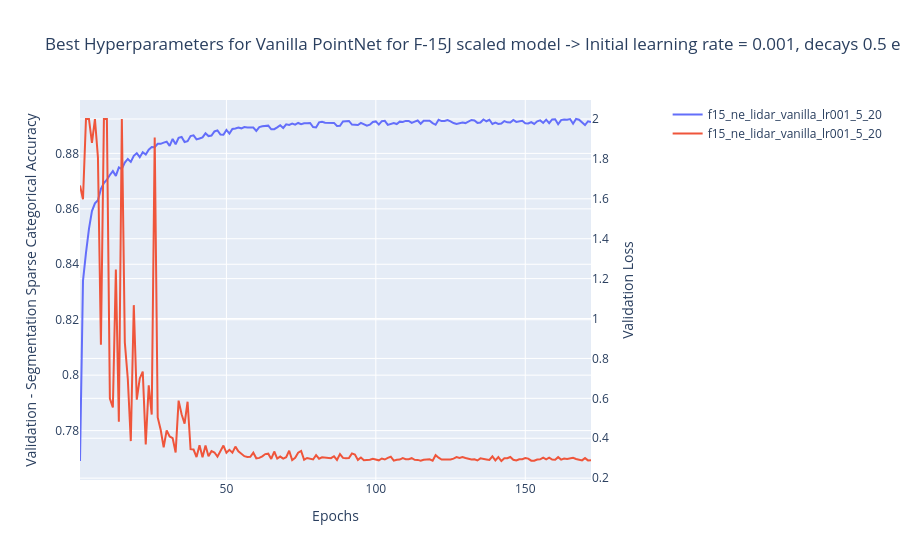

Notebook source saved alongside this figure:
### Code cell
MODEL_ROOT = "D:/models/hyperparameter_search/f15_scaled/"

plot = LinePlot( title = f'Best Hyperparameters for Vanilla PointNet for F-15J scaled model -> Initial learning rate = 0.001, decays 0.5 every 20 epochs || Validation Segmentation Accuracy -> 0.990',
                x_axis_title = 'Epochs',
                y1_axis_title = 'Validation - Segmentation Sparse Categorical Accuracy',
                y2_axis_title = 'Validation Loss' )

models: dict[str, dict] = {}
for model_dir in os.listdir( MODEL_ROOT ):
    with open( f"{MODEL_ROOT}{model_dir}/final/{model_dir}_final_history.json", "r" ) as j:
        models[model_dir] = json.load( j )

        if( model_dir == 'f15_ne_lidar_vanilla_lr001_5_20' ):
            plot.add_y1_trace( np.array( models[model_dir]['segmentation_output_sparse_categorical_accuracy'] ), model_dir )
            plot.add_y2_trace( np.clip( np.array( models[model_dir]['val_loss'] ), 0, 2 ), model_dir )

plot.show()
plot.get_fig().write_image( 'E:/AFIT/AAR/5_Thesis/doc/figures/hyperparameter_search/f15_scaled_best_vanilla.png', width = 1200, height = 600 )

### Figure 1 — Plotly figure (JSON) as saved in the notebook; plotly's stock layout.template omitted (floating-point values rounded to 4 significant figures; data arrays with more than 128 entries replaced by an {"elided": "..."} marker saying what was removed)
{"data": [{"mode": "lines", "name": "f15_ne_lidar_vanilla_lr001_5_20", "type": "scatter", "x": {"elided": "172 float values"}, "y": {"elided": "172 float values"}, "yaxis": "y"}, {"mode": "lines", "name": "f15_ne_lidar_vanilla_lr001_5_20", "type": "scatter", "x": {"elided": "172 float values"}, "y": {"elided": "172 float values"}, "yaxis": "y2"}], "layout": {"legend": {"x": 1.15, "xanchor": "left", "y": 1, "yanchor": "top"}, "margin": {"r": 150}, "title": {"text": "Best Hyperparameters for Vanilla PointNet for F-15J scaled model -> Initial learning rate = 0.001, decays 0.5 every 20 epochs || Validation Segmentation Accuracy -> 0.990"}, "xaxis": {"title": {"text": "Epochs"}}, "yaxis": {"title": {"text": "Validation - Segmentation Sparse Categorical Accuracy"}}, "yaxis2": {"overlaying": "y", "side": "right", "title": {"text": "Validation Loss"}}}}
